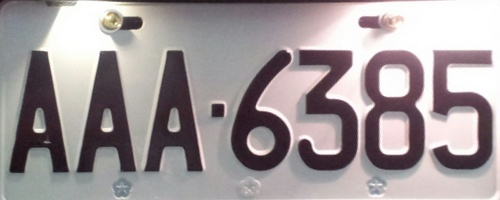
#> input picture img/test4.jpg, 500 x 200 px
$ python ex12.py
#> lines starting #> are read from the running program, lines starting #| are printed output that depends on the picture; after the words box and inside, x2 and y2 are one past the last pixel; in counts of white or black regions, pixels touching at a corner belong together
# OpenCV的模板匹配
# 讀圖
import cv2
import numpy as np
import matplotlib.pyplot as plt
img1 = cv2.imread("./img/test4.jpg", 1)  # (flag = 0 or 1 or -1)
#> img1 is the input picture: shape (200, 500, 3); mean B, G, R 153.6, 151.8, 160.4
img2 = cv2.cvtColor(img1, cv2.COLOR_BGR2GRAY)
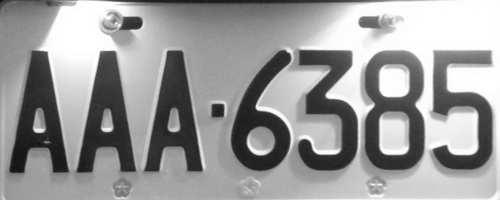
#> img2: shape (200, 500); min 17, max 255, mean 154.6
template = cv2.imread('./img/test4-1.jpg', 0)
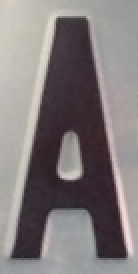
#> input picture img/test4-1.jpg, 69 x 137 px (shown 2 times larger)
#> template: shape (137, 69); min 31, max 231, mean 125.2
w, h = template.shape[::-1]
#> w = 69; h = 137

# [29 lines of commented-out code are left out]
res = cv2.matchTemplate(img2, template, cv2.TM_CCOEFF_NORMED)
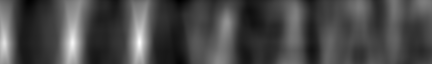
#> res: shape (64, 432) float32; min -0.287, max 1, mean 0.0825; drawn with min black and max white
threshold = 0.95
img = img1.copy()
loc = np.where(res >= threshold)
#> loc = 13 positions, rows 39 to 45, columns 138 to 140
# print(*loc[::-1])
for pt in zip(*loc[::-1]):
    print(pt)
    cv2.rectangle(img, pt, (pt[0] + w, pt[1] + h), (0, 0, 255), 1)
#> this loop made 13 passes
#> pt on passes 1 to 12: (139, 39), (139, 40), (138, 41), (139, 41), (140, 41), (138, 42), (139, 42), (140, 42), (138, 43), (139, 43), (140, 43), (139, 44)
#| (139, 39)
#| (139, 40)
#| (138, 41)
#| (139, 41)
#| (140, 41)
#| (138, 42)
#| (139, 42)
#| (140, 42)
#> (further printed lines are left out)
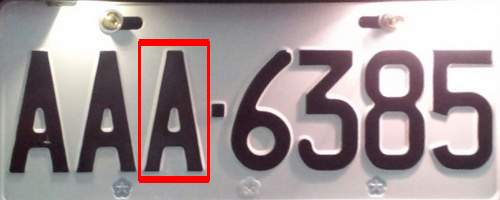
#> img: shape (200, 500, 3); 1.78% of pixels changed, all inside (x1, y1, x2, y2) = (138, 39, 210, 183)

plt.subplot(131), plt.imshow(cv2.cvtColor(img1, cv2.COLOR_BGR2RGB)),
plt.title('Original')
plt.subplot(132), plt.imshow(template, cmap='gray'),
plt.title('Template')
plt.subplot(133), plt.imshow(cv2.cvtColor(img, cv2.COLOR_BGR2RGB)),
plt.title('Matching Result')
plt.show()
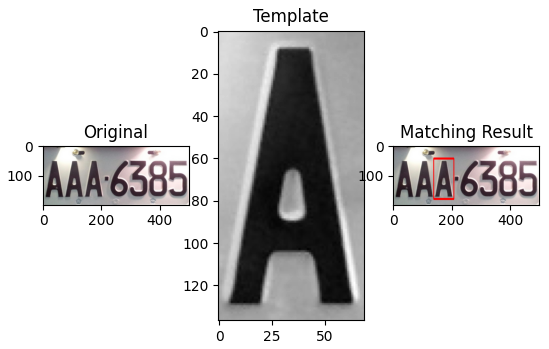
#> figure drawn by matplotlib, 3 panels

cv2.waitKey(0)
cv2.destroyAllWindows()
